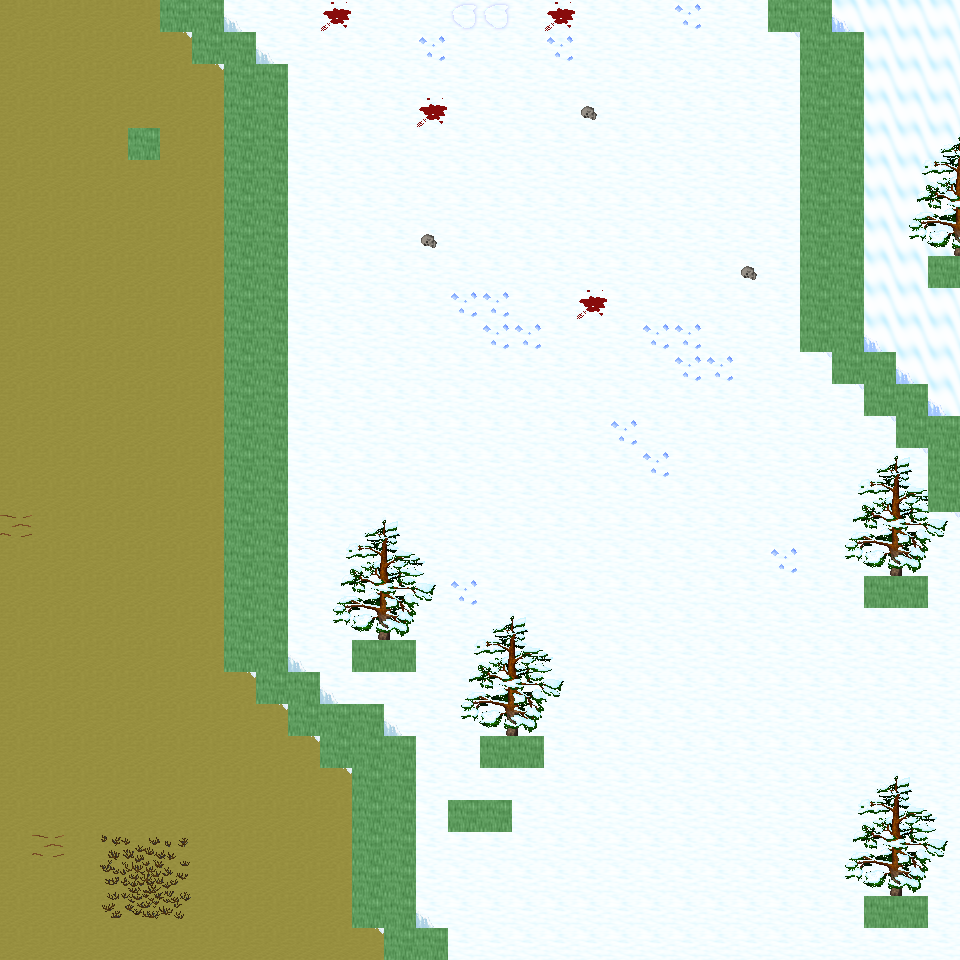

The image is a tile-based game level rendered from a .tmx file. Its description and source (layers, tilesets, objects; grid data summarised) follow:
An orthogonal 30x30 tile map with 32x32 px tiles, 6 tile layers (Ground, Object, Object2, Above, ...), 47 tilesets and 9 objects (9x mapExit).

<map version="1.0" orientation="orthogonal" renderorder="right-down" width="30" height="30" tilewidth="32" tileheight="32" nextobjectid="10">
  <tileset firstgid="1" name="tileset_ground_ground" tilewidth="32" tileheight="32" tilecount="33" columns="3">
    <image source="../drawable/tileset_ground_ground.png" width="96" height="352" />
  </tileset>
  <tileset firstgid="34" name="tileset_ground_ice_ice" tilewidth="32" tileheight="32" tilecount="3" columns="3">
    <image source="../drawable/tileset_ground_ice_ice.png" width="96" height="32" />
  </tileset>
  <tileset firstgid="37" name="tileset_ground_earth_edges" tilewidth="32" tileheight="32" tilecount="18" columns="6">
    <image source="../drawable/tileset_ground_earth_edges.png" width="192" height="96" />
  </tileset>
  <tileset firstgid="55" name="tileset_ground_rock_pebbles" tilewidth="32" tileheight="32" tilecount="3" columns="1">
    <image source="../drawable/tileset_ground_rock_pebbles.png" width="32" height="96" />
  </tileset>
  <tileset firstgid="58" name="tileset_item_corpse_huge_animal" tilewidth="32" tileheight="32" tilecount="16" columns="2">
    <image source="../drawable/tileset_item_corpse_huge_animal.png" width="64" height="256" />
  </tileset>
  <tileset firstgid="74" name="tileset_plant_flower_daisy_white" tilewidth="32" tileheight="32" tilecount="8" columns="2">
    <image source="../drawable/tileset_plant_flower_daisy_white.png" width="64" height="128" />
  </tileset>
  <tileset firstgid="82" name="tileset_ground_ridge_earth_dark" tilewidth="32" tileheight="32" tilecount="96" columns="12">
    <image source="../drawable/tileset_ground_ridge_earth_dark.png" width="384" height="256" />
  </tileset>
  <tileset firstgid="178" name="tileset_ground_grass_edges" tilewidth="32" tileheight="32" tilecount="36" columns="12">
    <image source="../drawable/tileset_ground_grass_edges.png" width="384" height="96" />
  </tileset>
  <tileset firstgid="214" name="tileset_ground_ridge_ice_2" tilewidth="32" tileheight="32" tilecount="42" columns="7">
    <image source="../drawable/tileset_ground_ridge_ice_2.png" width="224" height="192" />
  </tileset>
  <tileset firstgid="256" name="tileset_ground_ice_glacier" tilewidth="32" tileheight="32" tilecount="1" columns="1">
    <image source="../drawable/tileset_ground_ice_glacier.png" width="32" height="32" />
  </tileset>
  <tileset firstgid="257" name="tileset_ground_ice_edges" tilewidth="32" tileheight="32" tilecount="9" columns="3">
    <image source="../drawable/tileset_ground_ice_edges.png" width="96" height="96" />
  </tileset>
  <tileset firstgid="266" name="tileset_plant_bush_large_brown" tilewidth="32" tileheight="32" tilecount="9" columns="3">
    <image source="../drawable/tileset_plant_bush_large_brown.png" width="96" height="96" />
  </tileset>
  <tileset firstgid="275" name="tileset_ground_ridge_ice" tilewidth="32" tileheight="32" tilecount="42" columns="7">
    <image source="../drawable/tileset_ground_ridge_ice.png" width="224" height="192" />
  </tileset>
  <tileset firstgid="317" name="tileset_plant_bush_various_small" tilewidth="32" tileheight="32" tilecount="9" columns="3">
    <image source="../drawable/tileset_plant_bush_various_small.png" width="96" height="96" />
  </tileset>
  <tileset firstgid="326" name="tileset_ground_rock_rocks_2" tilewidth="32" tileheight="32" tilecount="4" columns="2">
    <image source="../drawable/tileset_ground_rock_rocks_2.png" width="64" height="64" />
  </tileset>
  <tileset firstgid="330" name="tileset_building_decoration_blue_circle" tilewidth="32" tileheight="32" tilecount="4" columns="2">
    <image source="../drawable/tileset_building_decoration_blue_circle.png" width="64" height="64" />
  </tileset>
  <tileset firstgid="334" name="tileset_item_statue_cross" tilewidth="32" tileheight="32" tilecount="1" columns="1">
    <image source="../drawable/tileset_item_statue_cross.png" width="32" height="32" />
  </tileset>
  <tileset firstgid="335" name="tileset_ground_rock_green_crystal" tilewidth="32" tileheight="32" tilecount="9" columns="3">
    <image source="../drawable/tileset_ground_rock_green_crystal.png" width="96" height="96" />
  </tileset>
  <tileset firstgid="344" name="tileset_furniture_light_iron_lamp" tilewidth="32" tileheight="32" tilecount="3" columns="1">
    <image source="../drawable/tileset_furniture_light_iron_lamp.png" width="32" height="96" />
  </tileset>
  <tileset firstgid="347" name="tileset_item_statue_metal_and_stone" tilewidth="32" tileheight="32" tilecount="6" columns="3">
    <image source="../drawable/tileset_item_statue_metal_and_stone.png" width="96" height="64" />
  </tileset>
  <tileset firstgid="353" name="tileset_ground_ladder_horizontal_pale" tilewidth="32" tileheight="32" tilecount="3" columns="1">
    <image source="../drawable/tileset_ground_ladder_horizontal_pale.png" width="32" height="96" />
  </tileset>
  <tileset firstgid="356" name="tileset_plant_bush_bushes" tilewidth="32" tileheight="32" tilecount="10" columns="5">
    <image source="../drawable/tileset_plant_bush_bushes.png" width="160" height="64" />
  </tileset>
  <tileset firstgid="366" name="tileset_item_blood_floor_stain" tilewidth="32" tileheight="32" tilecount="1" columns="1">
    <image source="../drawable/tileset_item_blood_floor_stain.png" width="32" height="32" />
  </tileset>
  <tileset firstgid="367" name="tileset_item_corpse_skull_dark" tilewidth="32" tileheight="32" tilecount="2" columns="2">
    <image source="../drawable/tileset_item_corpse_skull_dark.png" width="64" height="32" />
  </tileset>
  <tileset firstgid="369" name="tileset_furniture_light_flames" tilewidth="32" tileheight="32" tilecount="6" columns="6">
    <image source="../drawable/tileset_furniture_light_flames.png" width="192" height="32" />
  </tileset>
  <tileset firstgid="375" name="tileset_logic_creature_human" tilewidth="32" tileheight="32" tilecount="5" columns="5">
    <image source="../drawable/tileset_logic_creature_human.png" width="160" height="32" />
  </tileset>
  <tileset firstgid="380" name="tileset_logic_creature_elemental" tilewidth="32" tileheight="32" tilecount="16" columns="8">
    <image source="../drawable/tileset_logic_creature_elemental.png" width="256" height="64" />
  </tileset>
  <tileset firstgid="396" name="tileset_logic_collision" tilewidth="32" tileheight="32" tilecount="1" columns="1">
    <image source="../drawable/tileset_logic_collision.png" width="32" height="32" />
  </tileset>
  <tileset firstgid="397" name="tileset_logic_creature_giant_human" tilewidth="32" tileheight="32" tilecount="16" columns="8">
    <image source="../drawable/tileset_logic_creature_giant_human.png" width="256" height="64" />
  </tileset>
  <tileset firstgid="413" name="tileset_plant_tree_taller_trees" tilewidth="32" tileheight="32" tilecount="32" columns="8">
    <image source="../drawable/tileset_plant_tree_taller_trees.png" width="256" height="128" />
  </tileset>
  <tileset firstgid="445" name="tileset_plant_tree_spruce" tilewidth="32" tileheight="32" tilecount="6" columns="2">
    <image source="../drawable/tileset_plant_tree_spruce.png" width="64" height="96" />
  </tileset>
  <tileset firstgid="451" name="tileset_plant_bush_bush_mult_colored" tilewidth="32" tileheight="32" tilecount="6" columns="3">
    <image source="../drawable/tileset_plant_bush_bush_mult_colored.png" width="96" height="64" />
  </tileset>
  <tileset firstgid="457" name="tileset_ground_ice_icehole" tilewidth="32" tileheight="32" tilecount="1" columns="1">
    <image source="../drawable/tileset_ground_ice_icehole.png" width="32" height="32" />
  </tileset>
  <tileset firstgid="458" name="tileset_logic_portal" tilewidth="32" tileheight="32" tilecount="24" columns="8">
    <image source="../drawable/tileset_logic_portal.png" width="256" height="96" />
  </tileset>
  <tileset firstgid="482" name="tileset_building_wall_int_clay" tilewidth="32" tileheight="32" tilecount="100" columns="10">
    <image source="../drawable/tileset_building_wall_int_clay.png" width="320" height="320" />
  </tileset>
  <tileset firstgid="582" name="tileset_plant_tree_pine_tree" tilewidth="32" tileheight="32" tilecount="20" columns="4">
    <image source="../drawable/tileset_plant_tree_pine_tree.png" width="128" height="160" />
  </tileset>
  <tileset firstgid="602" name="tileset_plant_tree_pine_tree_1" tilewidth="32" tileheight="32" tilecount="20" columns="4">
    <image source="../drawable/tileset_plant_tree_pine_tree_1.png" width="128" height="160" />
  </tileset>
  <tileset firstgid="622" name="tileset_plant_stump_hollow_logs" tilewidth="32" tileheight="32" tilecount="6" columns="3">
    <image source="../drawable/tileset_plant_stump_hollow_logs.png" width="96" height="64" />
  </tileset>
  <tileset firstgid="628" name="tileset_plant_stump_small_stump" tilewidth="32" tileheight="32" tilecount="4" columns="2">
    <image source="../drawable/tileset_plant_stump_small_stump.png" width="64" height="64" />
  </tileset>
  <tileset firstgid="632" name="tileset_plant_stump_stump_snow1" tilewidth="32" tileheight="32" tilecount="2" columns="2">
    <image source="../drawable/tileset_plant_stump_stump_snow1.png" width="64" height="32" />
  </tileset>
  <tileset firstgid="634" name="tileset_plant_stump_stump_snow" tilewidth="32" tileheight="32" tilecount="2" columns="2">
    <image source="../drawable/tileset_plant_stump_stump_snow.png" width="64" height="32" />
  </tileset>
  <tileset firstgid="636" name="tileset_building_decoration_rocks" tilewidth="32" tileheight="32" tilecount="6" columns="3">
    <image source="../drawable/tileset_building_decoration_rocks.png" width="96" height="64" />
  </tileset>
  <tileset firstgid="642" name="tileset_ground_rock_rocks" tilewidth="32" tileheight="32" tilecount="4" columns="2">
    <image source="../drawable/tileset_ground_rock_rocks.png" width="64" height="64" />
  </tileset>
  <tileset firstgid="646" name="tileset_plant_tree_snow_on_pine" tilewidth="32" tileheight="32" tilecount="20" columns="4">
    <image source="../drawable/tileset_plant_tree_snow_on_pine.png" width="128" height="160" />
  </tileset>
  <tileset firstgid="666" name="tileset_light_dim_light_5x5" tilewidth="32" tileheight="32" tilecount="25" columns="5">
    <image source="../drawable/tileset_light_dim_light_5x5.png" width="160" height="160" />
  </tileset>
  <tileset firstgid="691" name="tileset_logic_creature_fowl" tilewidth="32" tileheight="32" tilecount="6" columns="6">
    <image source="../drawable/tileset_logic_creature_fowl.png" width="192" height="32" />
  </tileset>
  <tileset firstgid="697" name="tileset_logic_creature_animal" tilewidth="32" tileheight="32" tilecount="32" columns="8">
    <image source="../drawable/tileset_logic_creature_animal.png" width="256" height="128" />
  </tileset>
  <layer name="Ground" width="30" height="30">
    <data>[900 cells, 900 non-empty, 3 distinct tile ids]</data>
  </layer>
  <layer name="Object" width="30" height="30">
    <data>[900 cells, 162 non-empty, 32 distinct tile ids]</data>
  </layer>
  <layer name="Object2" width="30" height="30">
    <data>[900 cells, 0 non-empty, 0 distinct tile ids]</data>
  </layer>
  <layer name="Above" width="30" height="30">
    <data>[900 cells, 76 non-empty, 17 distinct tile ids]</data>
  </layer>
  <layer name="Above2" width="30" height="30">
    <data>[900 cells, 0 non-empty, 0 distinct tile ids]</data>
  </layer>
  <layer name="Walkable" width="30" height="30">
    <data>[900 cells, 104 non-empty, 1 distinct tile ids]</data>
  </layer>
  <objectgroup name="MapEvents">
    <object id="1" name="north" type="mapExit" x="0" y="0" width="160" height="32">
      <properties>
        <property name="map" value="level_0_x69_y25" />
        <property name="x" value="0" />
        <property name="y" value="28" />
      </properties>
    </object>
    <object id="2" name="north2" type="mapExit" x="224" y="0" width="544" height="32">
      <properties>
        <property name="map" value="level_0_x69_y25" />
        <property name="x" value="7" />
        <property name="y" value="28" />
      </properties>
    </object>
    <object id="3" name="north3" type="mapExit" x="832" y="0" width="128" height="32">
      <properties>
        <property name="map" value="level_0_x69_y25" />
        <property name="x" value="26" />
        <property name="y" value="28" />
      </properties>
    </object>
    <object id="4" name="south" type="mapExit" x="0" y="928" width="384" height="32">
      <properties>
        <property name="map" value="level_0_x69_y27" />
        <property name="x" value="0" />
        <property name="y" value="1" />
      </properties>
    </object>
    <object id="5" name="south2" type="mapExit" x="448" y="928" width="512" height="32">
      <properties>
        <property name="map" value="level_0_x69_y27" />
        <property name="x" value="14" />
        <property name="y" value="1" />
      </properties>
    </object>
    <object id="6" name="west" type="mapExit" x="0" y="0" width="32" height="960">
      <properties>
        <property name="map" value="level_0_x68_y26" />
        <property name="x" value="28" />
        <property name="y" value="0" />
      </properties>
    </object>
    <object id="7" name="east" type="mapExit" x="928" y="0" width="32" height="256">
      <properties>
        <property name="map" value="level_0_x70_y26" />
        <property name="x" value="1" />
        <property name="y" value="0" />
      </properties>
    </object>
    <object id="8" name="east2" type="mapExit" x="928" y="288" width="32" height="128">
      <properties>
        <property name="map" value="level_0_x70_y26" />
        <property name="x" value="1" />
        <property name="y" value="9" />
      </properties>
    </object>
    <object id="9" name="east3" type="mapExit" x="928" y="512" width="32" height="448">
      <properties>
        <property name="map" value="level_0_x70_y26" />
        <property name="x" value="1" />
        <property name="y" value="16" />
      </properties>
    </object>
  </objectgroup>
</map>
